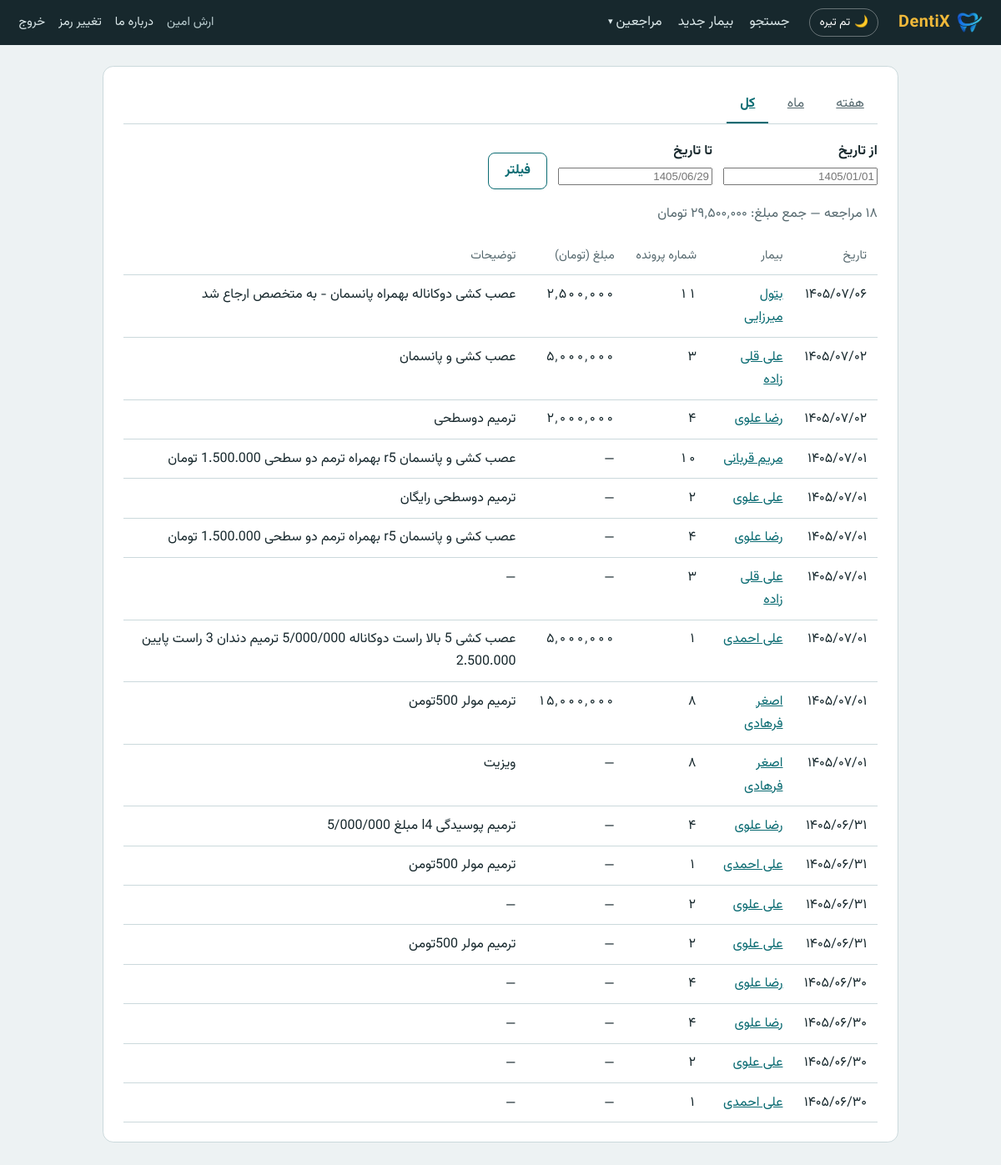
The app's page /visits-report/?period=all (signed in), older data.
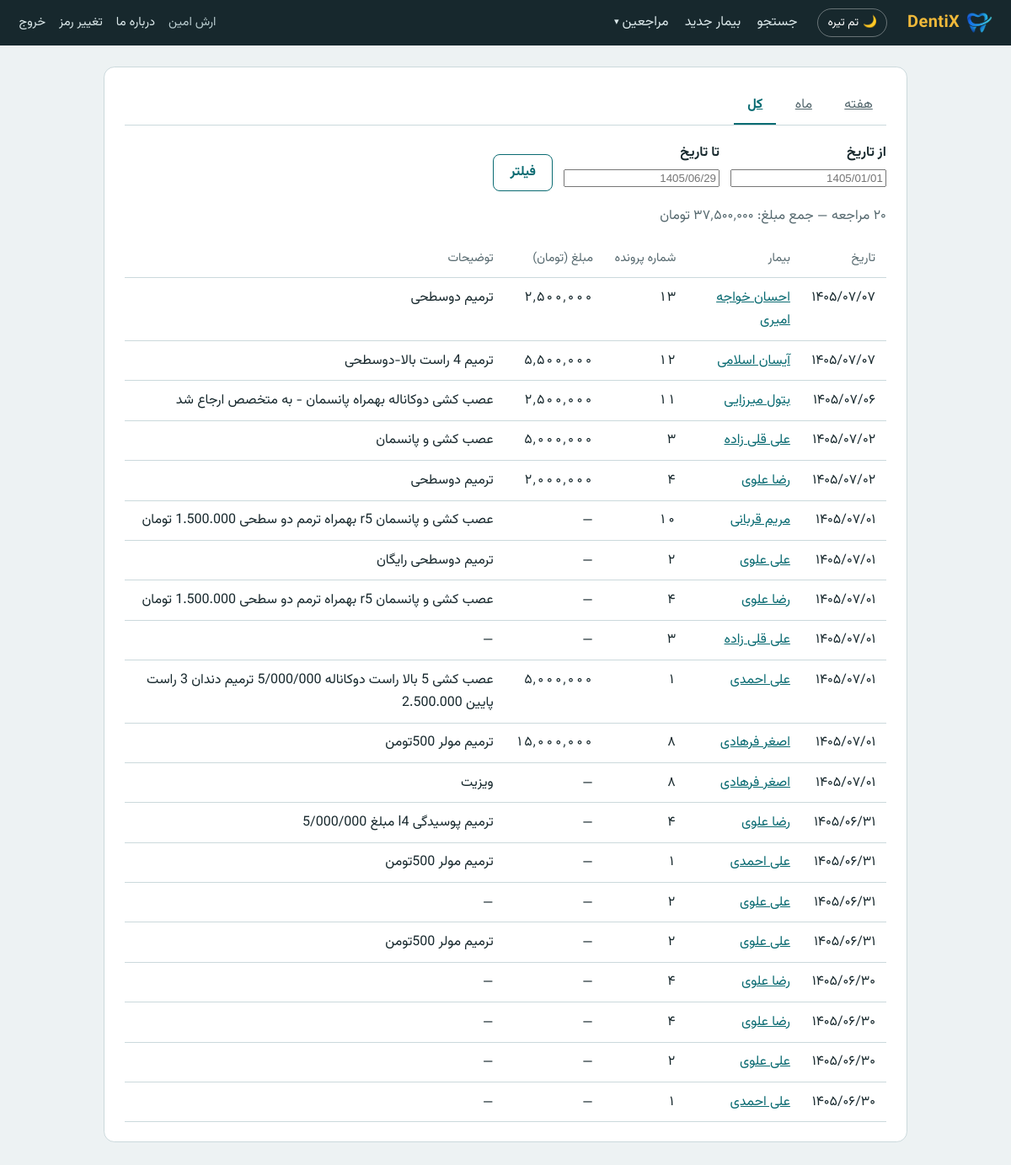
The same page, newer data.
### patients/models.py (models this page shows, shortened)
class Visit(models.Model):
    patient = models.ForeignKey(
        Patient, on_delete=models.CASCADE, related_name="visits", verbose_name="بیمار"
    )
    date = models.DateField("تاریخ مراجعه", default=timezone.localdate, db_index=True)
    notes = models.CharField("توضیحات", max_length=300, blank=True)
    amount = models.PositiveIntegerField("مبلغ (تومان)", null=True, blank=True)
    created_by = models.ForeignKey(
        settings.AUTH_USER_MODEL, null=True, blank=True, editable=False,
        on_delete=models.SET_NULL, related_name="+", verbose_name="ثبت‌کننده",
    )
    created_at = models.DateTimeField(auto_now_add=True)
    class Meta:
        verbose_name = "مراجعه"
        verbose_name_plural = "مراجعه‌ها"
        ordering = ["-date", "-id"]

class Patient(models.Model):
    MEDICAL_CONDITIONS = [
        ("hepatitis", "هپاتیت"),
        ("high_blood_pressure", "فشارخون"),
        ("prolonged_bleeding", "خونریزی طولانی"),
        ("rheumatic_fever", "تب روماتیسمی"),
        ("liver_disorder", "اختلال کبدی"),
        ("seizure", "تشنج"),
        ("hiv", "ایدز"),
        ("pregnancy", "حاملگی"),
        ("miscarriage_history", "سابقه سقط"),
        ("diabetes", "دیابت"),
        ("allergy", "آلرژی"),
        ("heart_disease", "بیماری قلبی"),
        ("drug_sensitivity", "حساسیت دارویی"),
        ("surgery_history", "سابقه عمل جراحی"),
        ("cancer", "سرطان"),
        ("medication_use", "مصرف دارو"),
    ]
    _MEDICAL_LABELS = dict(MEDICAL_CONDITIONS)
    file_number = models.PositiveIntegerField("شماره پرونده", unique=True, editable=False)
    first_name = models.CharField("نام", max_length=60)
    last_name = models.CharField("نام خانوادگی", max_length=80)
    father_name = models.CharField("نام پدر", max_length=60, blank=True)
    national_id = models.CharField("کدملی", max_length=20, unique=True)
    mobile = models.CharField("موبایل", max_length=11)
    birth_date = models.DateField("تاریخ تولد", null=True, blank=True)
    address = models.TextField("آدرس", blank=True)
    file_location = models.CharField(
        "محل نگهداری پرونده", max_length=100, blank=True,
        help_text="مثلاً: قفسه ۳، ردیف ۲",
    )
    photo = models.ImageField("عکس بیمار", upload_to="patient_avatars/%Y/%m/", blank=True, null=True)
    medical_conditions = models.CharField("بیماری‌های خاص", max_length=255, blank=True, default="")
    hospitalization_history = models.CharField("سابقه بستری در بیمارستان", max_length=200, blank=True)
    hospitalization_reason = models.CharField("علت بستری", max_length=200, blank=True)
    other_conditions = models.CharField("سایر بیماری‌ها", max_length=300, blank=True)
    notes = models.TextField("توضیحات", blank=True)
    search_name = models.CharField(max_length=200, editable=False, db_index=True, default="")
    created_at = models.DateTimeField("تاریخ ثبت", auto_now_add=True)
    updated_at = models.DateTimeField(auto_now=True)
    created_by = models.ForeignKey(
        settings.AUTH_USER_MODEL, null=True, blank=True, editable=False,
        on_delete=models.SET_NULL, related_name="+", verbose_name="ثبت‌کننده",
    )
    class Meta:
        verbose_name = "بیمار"
        verbose_name_plural = "بیماران"
        ordering = ["-file_number"]
    @property
    def full_name(self):
        return f"{self.first_name} {self.last_name}".strip()

### patients/views.py (the view, shortened to what this page needs)
# urls.py: path("visits-report/", views.visits_report, name="visits_report"),
@access("patients.view_visit")
def visits_report(request):
    period = request.GET.get("period", "week")
    if period not in ("week", "month", "all"):
        period = "week"
    today = timezone.localdate()
    context = {"period": period}
    date_from = date_to = None
    error = None
    from_raw = request.GET.get("from", "").strip()
    to_raw = request.GET.get("to", "").strip()
    try:
        if from_raw:
            date_from = parse_jalali_date(from_raw)
        if to_raw:
            date_to = parse_jalali_date(to_raw)
    except ValueError:
        error = "تاریخ وارد شده معتبر نیست. به شکل 1405/06/29 وارد کنید."
    qs = Visit.objects.select_related("patient").order_by("-date", "-id")
    if not error:
        if date_from:
            qs = qs.filter(date__gte=date_from)
        if date_to:
            qs = qs.filter(date__lte=date_to)
    total_amount = qs.aggregate(s=Sum("amount"))["s"] or 0
    total_count = qs.count()
    page = Paginator(qs, 100).get_page(request.GET.get("page"))
    context.update({
        "page": page,
        "from_raw": from_raw,
        "to_raw": to_raw,
        "error": error,
        "total": total_count,
        "total_amount": total_amount,
    })
    return render(request, "patients/visits_report.html", context)

### patients/context_processors.py (called while the page is built)
def site_credit(request):
    return {
        "site_developer_name": credit.DEVELOPER_NAME,
        "site_developer_phone": credit.DEVELOPER_PHONE,
        "site_developer_email": credit.DEVELOPER_EMAIL,
    }

### patients/jalali.py (called while the page is built)
def gregorian_to_jalali(gy, gm, gd):
    g_d_m = [0, 31, 59, 90, 120, 151, 181, 212, 243, 273, 304, 334]
    gy2 = gy + 1 if gm > 2 else gy
    days = (
        355666 + (365 * gy) + ((gy2 + 3) // 4) - ((gy2 + 99) // 100)
        + ((gy2 + 399) // 400) + gd + g_d_m[gm - 1]
    )
    jy = -1595 + (33 * (days // 12053))
    days %= 12053
    jy += 4 * (days // 1461)
    days %= 1461
    if days > 365:
        jy += (days - 1) // 365
        days = (days - 1) % 365
    if days < 186:
        jm = 1 + days // 31
        jd = 1 + days % 31
    else:
        jm = 7 + (days - 186) // 30
        jd = 1 + (days - 186) % 30
    return jy, jm, jd

def to_jalali(d):
    return gregorian_to_jalali(d.year, d.month, d.day)

def format_jalali(d):
    jy, jm, jd = to_jalali(d)
    return f"{jy:04d}/{jm:02d}/{jd:02d}"

### patients/templatetags/fa.py (called while the page is built)
@register.filter
def fa_digits(value):
    if value is None:
        return ""
    return to_fa_digits(value)

### patients/utils.py (called while the page is built)
def to_fa_digits(value):
    return str(value).translate(_TO_FA)

### templates/patients/visits_report.html (shortened to what this page needs)
{% extends "base.html" %}
{% load fa %}
{% block content %}
<section class="card">
  <div class="tabs">
    <a class="tab{% if period == 'week' %} active{% endif %}" href="{% url 'visits_report' %}?period=week">هفته</a>
    <a class="tab{% if period == 'month' %} active{% endif %}" href="{% url 'visits_report' %}?period=month">ماه</a>
    <a class="tab{% if period == 'all' %} active{% endif %}" href="{% url 'visits_report' %}?period=all">کل</a>
  </div>
  {% if period == 'all' %}
    <form method="get" class="filter-row">
      <div class="field">
        <label for="id_from">از تاریخ</label>
        <input class="num" dir="ltr" id="id_from" name="from" value="{{ from_raw }}" placeholder="1405/01/01" inputmode="numeric" autocomplete="off">
      </div>
      <div class="field">
        <label for="id_to">تا تاریخ</label>
        <input class="num" dir="ltr" id="id_to" name="to" value="{{ to_raw }}" placeholder="1405/06/29" inputmode="numeric" autocomplete="off">
      </div>
      <button class="btn secondary" type="submit">فیلتر</button>
    </form>
    <p class="summary">{{ total|fa_digits }} مراجعه — جمع مبلغ: {{ total_amount|toman }} تومان</p>
    {% if page.object_list %}
      <div class="table-wrap">
      <table class="data">
        <thead><tr><th>تاریخ</th><th>بیمار</th><th class="num-head">شماره پرونده</th><th class="num-head">مبلغ (تومان)</th><th>توضیحات</th></tr></thead>
        <tbody>
        {% for v in page.object_list %}
          <tr>
            <td class="nowrap">{{ v.date|jdate }}</td>
            <td><a href="{% url 'patient_detail' v.patient_id %}">{{ v.patient.full_name }}</a></td>
            <td class="num">{{ v.patient.file_number|file_no }}</td>
            <td class="amount-cell">{{ v.amount|toman }}</td>
            <td>{{ v.notes|default:"—" }}</td>
          </tr>
        {% endfor %}
        </tbody>
      </table>
      </div>
    {% else %}
      <p class="empty-inline">در این بازه مراجعه‌ای ثبت نشده است.</p>
    {% endif %}
  {% endif %}
</section>
{% endblock %}

Row changes from the older to the newer data that the page shows:
added Visit: date|jdate "۱۴۰۵/۰۷/۰۷", patient.full_name "احسان خواجه امیری", patient.file_number|file_no "۱۳", amount|toman "۲٬۵۰۰٬۰۰۰", notes "ترمیم دوسطحی"
added Visit: date|jdate "۱۴۰۵/۰۷/۰۷", patient.full_name "آیسان اسلامی", patient.file_number|file_no "۱۲", amount|toman "۵٬۵۰۰٬۰۰۰", notes "ترمیم 4 راست بالا-دوسطحی"
